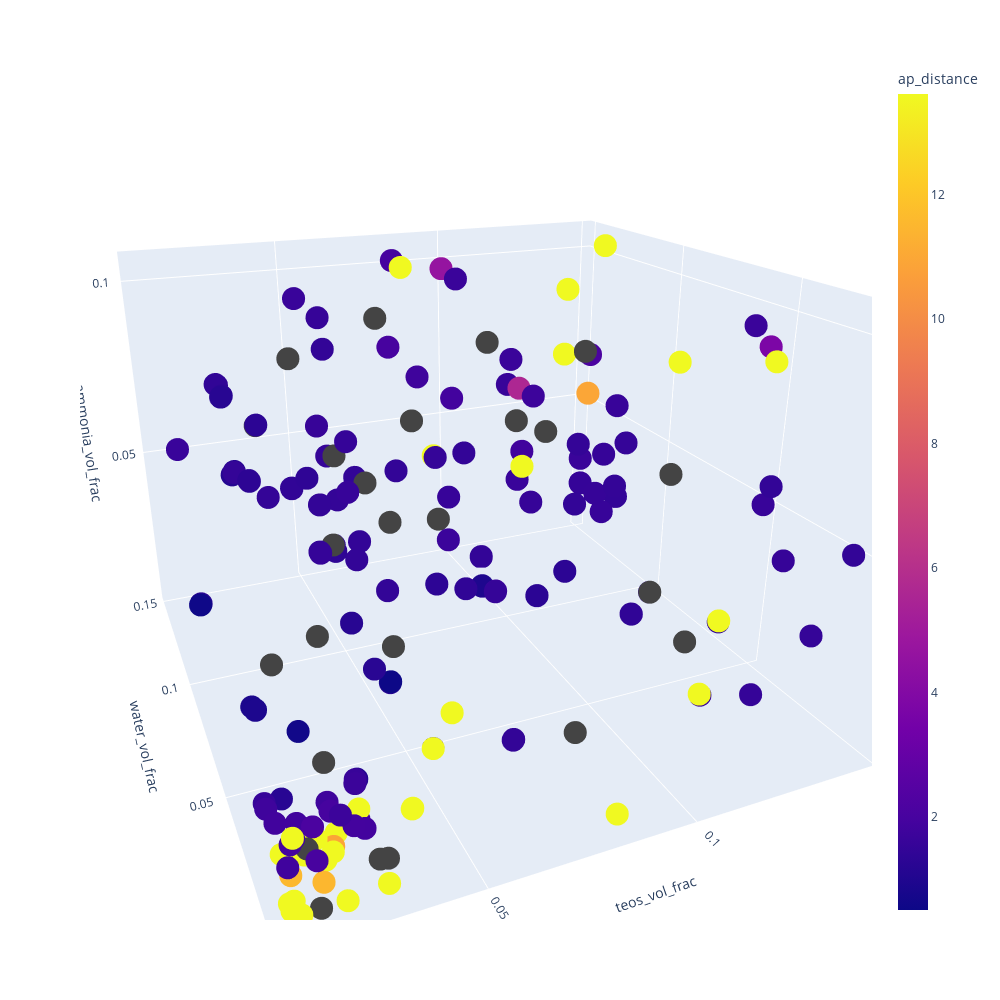

Write notebook code for a chart like this one.
### Code cell
import plotly.express as px
fig = px.scatter_3d(synth_data, x='teos_vol_frac', y='water_vol_frac', z='ammonia_vol_frac',
              color='ap_distance', width=1000, height = 1000)
fig.show()

### Figure 1 — Plotly figure (JSON) as saved in the notebook; plotly's stock layout.template omitted (floating-point values rounded to 4 significant figures; data arrays with more than 128 entries replaced by an {"elided": "..."} marker saying what was removed)
{"data": [{"hovertemplate": "teos_vol_frac=%{x}<br>water_vol_frac=%{y}<br>ammonia_vol_frac=%{z}<br>ap_distance=%{marker.color}<extra></extra>", "legendgroup": "", "marker": {"color": {"elided": "180 float values"}, "coloraxis": "coloraxis", "symbol": "circle"}, "mode": "markers", "name": "", "scene": "scene", "showlegend": false, "type": "scatter3d", "x": {"elided": "180 float values"}, "y": {"elided": "180 float values"}, "z": {"elided": "180 float values"}}], "layout": {"coloraxis": {"colorbar": {"title": {"text": "ap_distance"}}, "colorscale": [[0, "#0d0887"], [0.1111, "#46039f"], [0.2222, "#7201a8"], [0.3333, "#9c179e"], [0.4444, "#bd3786"], [0.5556, "#d8576b"], [0.6667, "#ed7953"], [0.7778, "#fb9f3a"], [0.8889, "#fdca26"], [1, "#f0f921"]]}, "height": 1000, "legend": {"tracegroupgap": 0}, "margin": {"t": 60}, "scene": {"aspectmode": "auto", "aspectratio": {"x": 1.1, "y": 1.141, "z": 0.7968}, "camera": {"center": {"x": 0, "y": 0, "z": 0}, "eye": {"x": -0.7256, "y": -1.682, "z": 0.7626}, "projection": {"type": "perspective"}, "up": {"x": 0, "y": 0, "z": 1}}, "domain": {"x": [0, 1], "y": [0, 1]}, "xaxis": {"title": {"text": "teos_vol_frac"}, "type": "linear"}, "yaxis": {"title": {"text": "water_vol_frac"}, "type": "linear"}, "zaxis": {"title": {"text": "ammonia_vol_frac"}, "type": "linear"}}, "width": 1000}}
